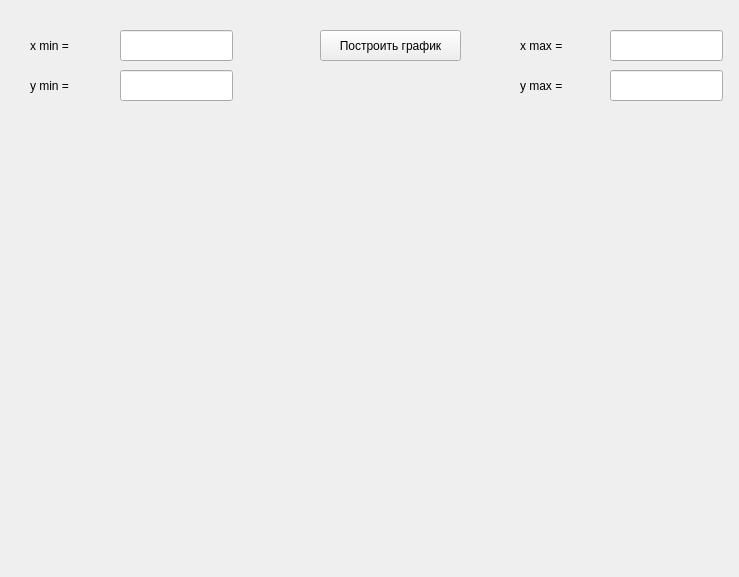
<?xml version="1.0" encoding="UTF-8"?>
<ui version="4.0">
 <class>graph</class>
 <widget class="QWidget" name="graph">
  <property name="enabled">
   <bool>true</bool>
  </property>
  <property name="geometry">
   <rect>
    <x>0</x>
    <y>0</y>
    <width>739</width>
    <height>577</height>
   </rect>
  </property>
  <property name="sizePolicy">
   <sizepolicy hsizetype="Preferred" vsizetype="Preferred">
    <horstretch>0</horstretch>
    <verstretch>0</verstretch>
   </sizepolicy>
  </property>
  <property name="contextMenuPolicy">
   <enum>Qt::NoContextMenu</enum>
  </property>
  <property name="windowTitle">
   <string>graph</string>
  </property>
  <property name="windowOpacity">
   <double>1.000000000000000</double>
  </property>
  <property name="layoutDirection">
   <enum>Qt::LeftToRight</enum>
  </property>
  <property name="windowFilePath">
   <string/>
  </property>
  <widget class="QCustomPlot" name="customPlot" native="true">
   <property name="geometry">
    <rect>
     <x>10</x>
     <y>110</y>
     <width>715</width>
     <height>451</height>
    </rect>
   </property>
   <property name="minimumSize">
    <size>
     <width>715</width>
     <height>0</height>
    </size>
   </property>
  </widget>
  <widget class="QLabel" name="label">
   <property name="geometry">
    <rect>
     <x>30</x>
     <y>30</y>
     <width>58</width>
     <height>31</height>
    </rect>
   </property>
   <property name="text">
    <string>x min =</string>
   </property>
  </widget>
  <widget class="QLabel" name="label_2">
   <property name="geometry">
    <rect>
     <x>30</x>
     <y>70</y>
     <width>58</width>
     <height>31</height>
    </rect>
   </property>
   <property name="text">
    <string>y min =</string>
   </property>
  </widget>
  <widget class="QLabel" name="label_3">
   <property name="geometry">
    <rect>
     <x>520</x>
     <y>30</y>
     <width>58</width>
     <height>31</height>
    </rect>
   </property>
   <property name="text">
    <string>x max =</string>
   </property>
  </widget>
  <widget class="QLabel" name="label_4">
   <property name="geometry">
    <rect>
     <x>520</x>
     <y>70</y>
     <width>58</width>
     <height>31</height>
    </rect>
   </property>
   <property name="text">
    <string>y max =</string>
   </property>
  </widget>
  <widget class="QLineEdit" name="lineEdit_x_min">
   <property name="geometry">
    <rect>
     <x>120</x>
     <y>30</y>
     <width>113</width>
     <height>31</height>
    </rect>
   </property>
  </widget>
  <widget class="QLineEdit" name="lineEdit_y_min">
   <property name="geometry">
    <rect>
     <x>120</x>
     <y>70</y>
     <width>113</width>
     <height>31</height>
    </rect>
   </property>
  </widget>
  <widget class="QLineEdit" name="lineEdit_x_max">
   <property name="geometry">
    <rect>
     <x>610</x>
     <y>30</y>
     <width>113</width>
     <height>31</height>
    </rect>
   </property>
  </widget>
  <widget class="QLineEdit" name="lineEdit_y_max">
   <property name="geometry">
    <rect>
     <x>610</x>
     <y>70</y>
     <width>113</width>
     <height>31</height>
    </rect>
   </property>
  </widget>
  <widget class="QPushButton" name="build_graph">
   <property name="geometry">
    <rect>
     <x>320</x>
     <y>30</y>
     <width>141</width>
     <height>31</height>
    </rect>
   </property>
   <property name="text">
    <string>Построить график</string>
   </property>
  </widget>
 </widget>
 <customwidgets>
  <customwidget>
   <class>QCustomPlot</class>
   <extends>QWidget</extends>
   <header>qcustomplot.h</header>
   <container>1</container>
  </customwidget>
 </customwidgets>
 <resources/>
 <connections/>
</ui>
